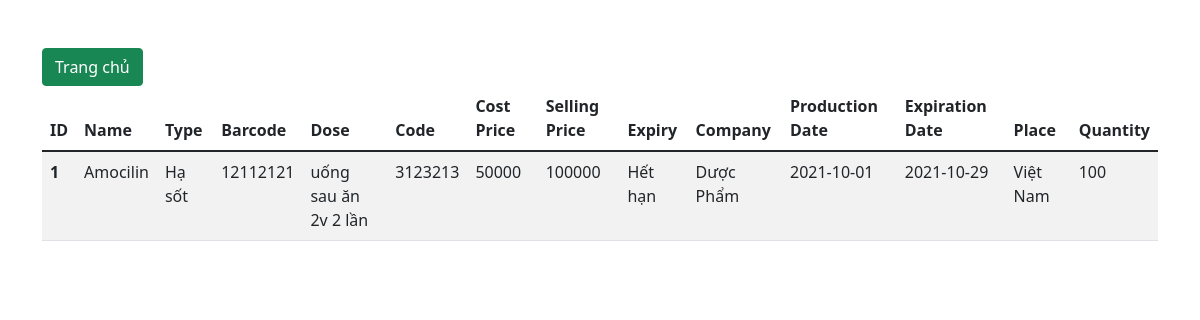
The app's page /chitiet.php?id=1 with its own data.
### tables this page shows
CREATE TABLE `drugs` (
  `id` int(11) NOT NULL,
  `name` varchar(255) NOT NULL,
  `type` varchar(100) NOT NULL,
  `barcode` varchar(100) NOT NULL,
  `dose` varchar(100) NOT NULL,
  `code` varchar(100) NOT NULL,
  `cost_price` int(11) NOT NULL,
  `selling_price` int(11) NOT NULL,
  `expiry` varchar(100) NOT NULL,
  `company_name` varchar(100) NOT NULL,
  `production_date` date NOT NULL,
  `expiration_date` date NOT NULL,
  `place` varchar(100) NOT NULL,
  `quantity` int(11) NOT NULL
);

### src/chitiet.php (the view, shortened to what this page needs)
<!DOCTYPE html>
<html lang="en">
<head>
    <link rel="stylesheet" href="https://cdnjs.cloudflare.com/ajax/libs/font-awesome/6.0.0-beta2/css/all.min.css" />
    <link href="https://cdn.jsdelivr.net/npm/bootstrap@5.1.3/dist/css/bootstrap.min.css" rel="stylesheet">
</head>
<body>
    <div class="container">
        <a href="index.php"><button class="btn btn-success mt-5">Trang chủ</button></a>
        <table class="table table-striped">
            <thead>
                <tr>
                    <th scope="col">ID</th>
                    <th scope="col">Name</th>
                    <th scope="col">Type</th>
                    <th scope="col">Barcode</th>
                    <th scope="col">Dose</th>
                    <th scope="col">Code</th>
                    <th scope="col">Cost Price</th>
                    <th scope="col">Selling Price</th>
                    <th scope="col">Expiry</th>
                    <th scope="col">Company</th>
                    <th scope="col">Production Date</th>
                    <th scope="col">Expiration Date</th>
                    <th scope="col">Place</th>
                    <th scope="col">Quantity</th>
                </tr>
            </thead>
            <tbody>
                <?php
                include('config.php');
                $id = $_GET['id'];
                $rs2 = mysqli_query($conn, "SELECT * FROM drugs where id = '$id'");
                $row2 = mysqli_fetch_assoc($rs2);
                if (mysqli_num_rows($rs2) > 0) {
                ?>
                        <tr>
                        <th scope="row"><?php echo $row2['id']?></th>
                        <td><?php echo $row2['name']?></td>
                        <td><?php echo $row2['type']?></td>
                        <td><?php echo $row2['barcode']?></td>
                        <td><?php echo $row2['dose']?></td>
                        <td><?php echo $row2['code']?></td>
                        <td><?php echo $row2['cost_price']?></td>
                        <td><?php echo $row2['selling_price']?></td>
                        <td><?php echo $row2['expiry']?></td>
                        <td><?php echo $row2['company_name']?></td>
                        <td><?php echo $row2['production_date']?></td>
                        <td><?php echo $row2['expiration_date']?></td>
                        <td><?php echo $row2['place']?></td>
                        <td><?php echo $row2['quantity']?></td>
                        </tr>
                <?php
                }
                ?>
            </tbody>
        </table>
    </div>
</body>
</html>

### records on screen
drugs: id "1", name "Amocilin", type "Hạ sốt", barcode "12112121", dose "uống sau ăn 2v 2 lần", code "3123213", cost_price "50000", selling_price "100000", expiry "Hết hạn", company_name "Dược Phẩm", production_date "2021-10-01", expiration_date "2021-10-29", place "Việt Nam", quantity "100"
